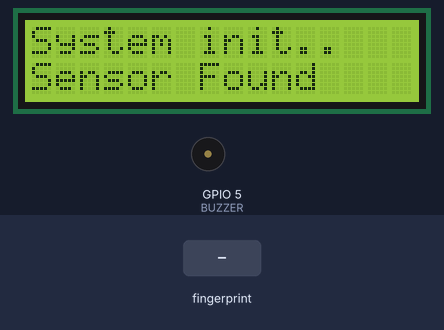
The sketch below on a simulated ESP32. Shown: 16×2 character LCD, buzzer (waves = sounding). Inputs (shaded band) come from the test bench. WiFi joins after 1.5 s; servers stay silent unless stated; what the sketch prints to the serial monitor is not drawn.

Above: at 1.1 s.
At 8.3 s:
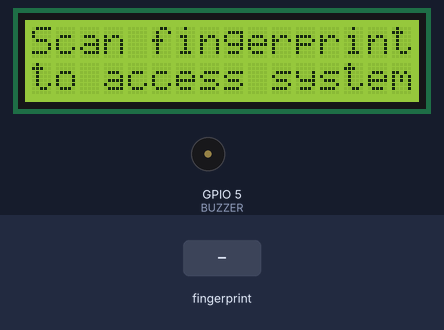
8.4 s: finger stored as number 1 placed on the sensor
At 9.29 s:
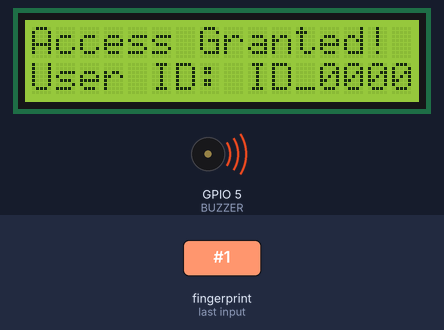
At 9.7 s:
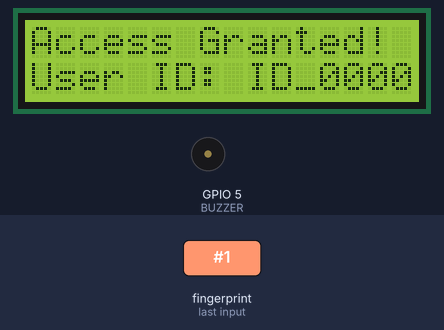
Timing chart, 0 to 11.4 s (numbered marks = the images above; inputs shaded):
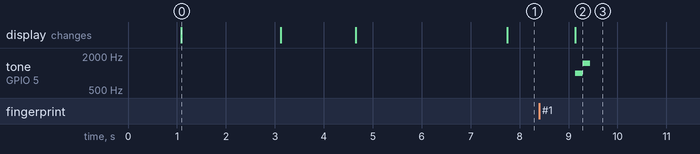

Measured:
- after the input at 8.4 s, tone on GPIO 5 (BUZZER): silent → 1000 Hz after 0.74 s, → 1500 Hz 0.15 s later, → silent 0.15 s later; the display: changes after 0.74 s (image 2)
- what the display in image 0 shows lasts 2.0 s, from 1.1 s to 3.1 s

The sketch:

fingerprint_anamary.ino
```cpp
#include <Wire.h>
#include <LiquidCrystal_I2C.h>
#include <Adafruit_Fingerprint.h>
#include <HardwareSerial.h>
#include <WiFiClientSecure.h>
#include <ArduinoJson.h>
#include <WiFi.h>


// Fingerprint sensor on Serial2
#define RXD2 17
#define TXD2 16
#define BUZZER 5

HardwareSerial mySerial(2);
Adafruit_Fingerprint finger = Adafruit_Fingerprint(&mySerial);


// Google Apps Script Info
const char* host = "script.google.com";
const int httpsPort = 443;
String server_id = "AKfycbyTtO-9QeHjDd68ibW0uV8hM5ZFBer2nC8G6h83oEQGifMnkFK-6We_KOkss0c8JMQ-";

// WiFi Credentials
const char* ssid = "Reindeer";
const char* password = "200120022003";

WiFiClientSecure client;


// LCD on SDA=21, SCL=22
LiquidCrystal_I2C lcd(0x27, 16, 2);

void setup() {
  // WiFi.begin(ssid, password);
  Wire.begin(21, 22);         // I2C pins for ESP32
  lcd.begin(16, 2);           // Initialize 20x4 LCD
  lcd.backlight();
  lcd.setCursor(0, 0);
  lcd.print("System init..");

  Serial.begin(115200);
  mySerial.begin(57600, SERIAL_8N1, RXD2, TXD2);

  finger.begin(57600);
  if (finger.verifyPassword()) {
    Serial.println("Fingerprint sensor connected.");
    lcd.setCursor(0, 1);
    lcd.print("Sensor Found");
  } else {
    Serial.println("Fingerprint sensor NOT found.");
    lcd.setCursor(0, 1);
    lcd.print("Sensor Not Found");
    while (true);  // Stop everything
  }

  delay(2000); // Wait and then clear
  WiFi.setSleep(false);
  WiFi.begin(ssid, password);
  lcd.clear();
  lcd.setCursor(0, 0);
  lcd.print("WiFi  Status");
  lcd.setCursor(0, 1);
  lcd.print("Connecting.........");
  Serial.println("Connecting to WiFi...");
  while (WiFi.status() != WL_CONNECTED) {
    delay(500);
    Serial.print(".");
  }
  lcd.clear();
  lcd.setCursor(0, 0);
  lcd.print("WiFi  Connected!");
  lcd.setCursor(0, 1);
  lcd.print(WiFi.localIP().toString());
  Serial.println("Connected!");

  client.setInsecure(); // Disable SSL cert validation
}

void loop() {

  // Obfuscate the ID before sending
    char hexID[10];
    sprintf(hexID, "%04X", finger.fingerID); // Uppercase hex format
    String id = "ID_" + String(hexID); // Final obfuscated string

  int result = getFingerprintID();
  if (result == FINGERPRINT_OK) {
    lcd.clear();
    lcd.setCursor(0, 0);
    lcd.print("Access Granted!");
    lcd.setCursor(0, 1);
    lcd.print("User ID: ");
    lcd.print(id);


    successFeedback();
    sendToGoogle(id);

  } else if (result == FINGERPRINT_NOTFOUND) {
    lcd.clear();
    lcd.setCursor(0, 0);
    lcd.print("Access Denied!");
    lcd.setCursor(0, 1);
    lcd.print("Try again...");
    sendToGoogle("E_000");
    failFeedback();
  }

  delay(3000);  // Show result for 3 sec

  // Reset back to prompt
  lcd.clear();
  lcd.setCursor(0, 0);
  lcd.print("Scan fingerprint");
  lcd.setCursor(0, 1);
  lcd.print("to access system");
  delay(1000);  // slight pause before next scan
}

int getFingerprintID() {
  uint8_t p = finger.getImage();
  if (p != FINGERPRINT_OK) return -1;

  p = finger.image2Tz();
  if (p != FINGERPRINT_OK) return -1;

  p = finger.fingerSearch();
  if (p == FINGERPRINT_OK) {
    Serial.print("Found ID: "); Serial.println(finger.fingerID);
    Serial.print("Confidence: "); Serial.println(finger.confidence);
    return FINGERPRINT_OK;
  } else {
    Serial.println("No match found.");
    return FINGERPRINT_NOTFOUND;
  }
}

void sendToGoogle(String uid) {
  if (!client.connect(host, httpsPort)) {
    Serial.println(" HTTPS Connection failed");
    lcd.clear();
    lcd.setCursor(0, 0);
    lcd.print("Error !");
    lcd.setCursor(0, 1);
    lcd.print("Https conn fail");
    return;
  }

  String url = "/macros/s/" + server_id  + "/exec";
  String postData = "user_id=" + uid;  //  Fix here

  client.println("POST " + url + " HTTP/1.1");
  client.println("Host: " + String(host));
  client.println("Content-Type: application/x-www-form-urlencoded");
  client.print("Content-Length: ");
  client.println(postData.length());
  client.println("Connection: close");
  client.println();
  client.println(postData);

  delay(100);
  client.stop();
}

void successFeedback() {
  tone(BUZZER, 1000, 150); delay(150);
  tone(BUZZER, 1500, 150); delay(150);
  noTone(BUZZER);
}

void failFeedback() {
  tone(BUZZER, 400, 300); delay(300);
  noTone(BUZZER);
}
```
